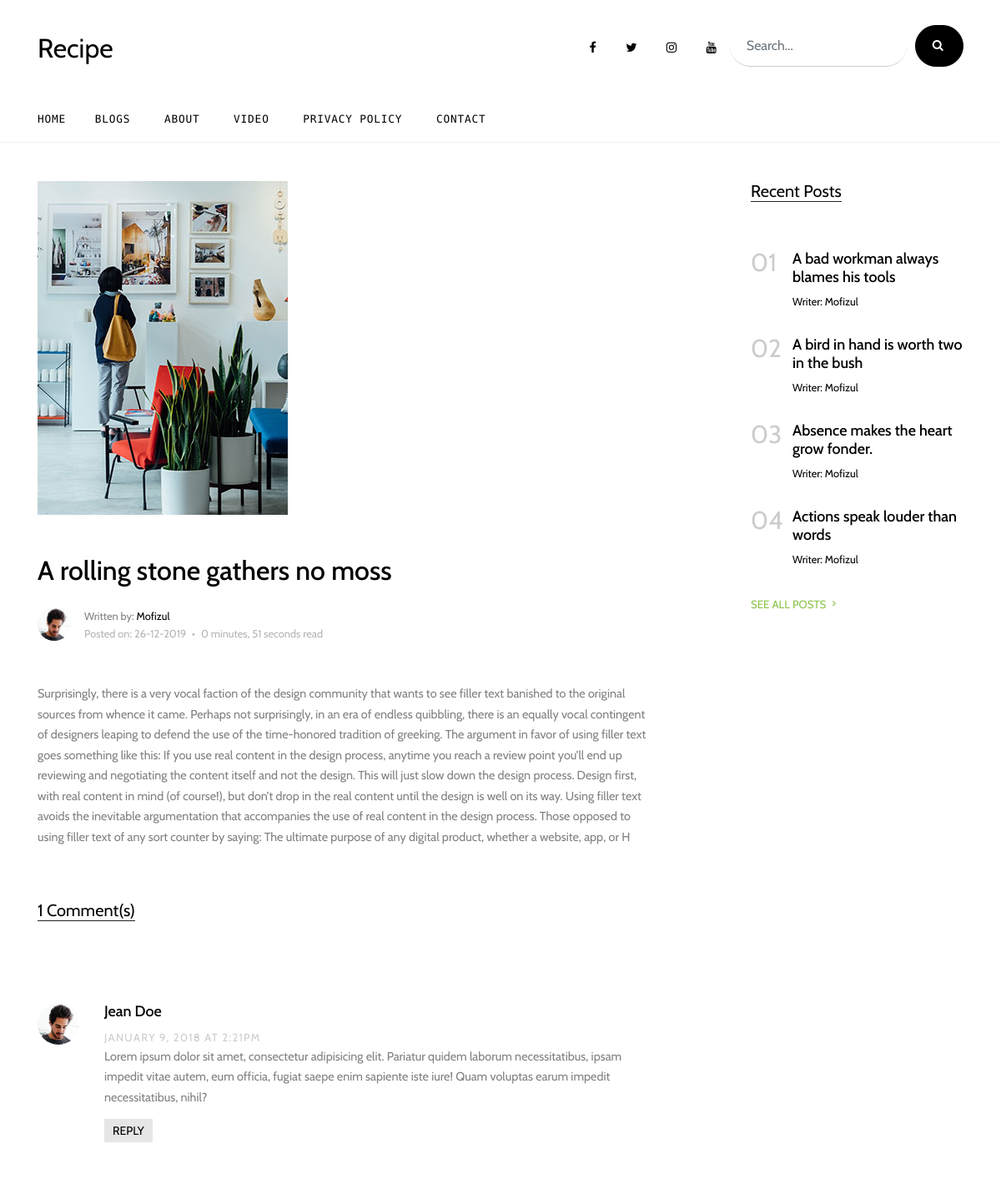
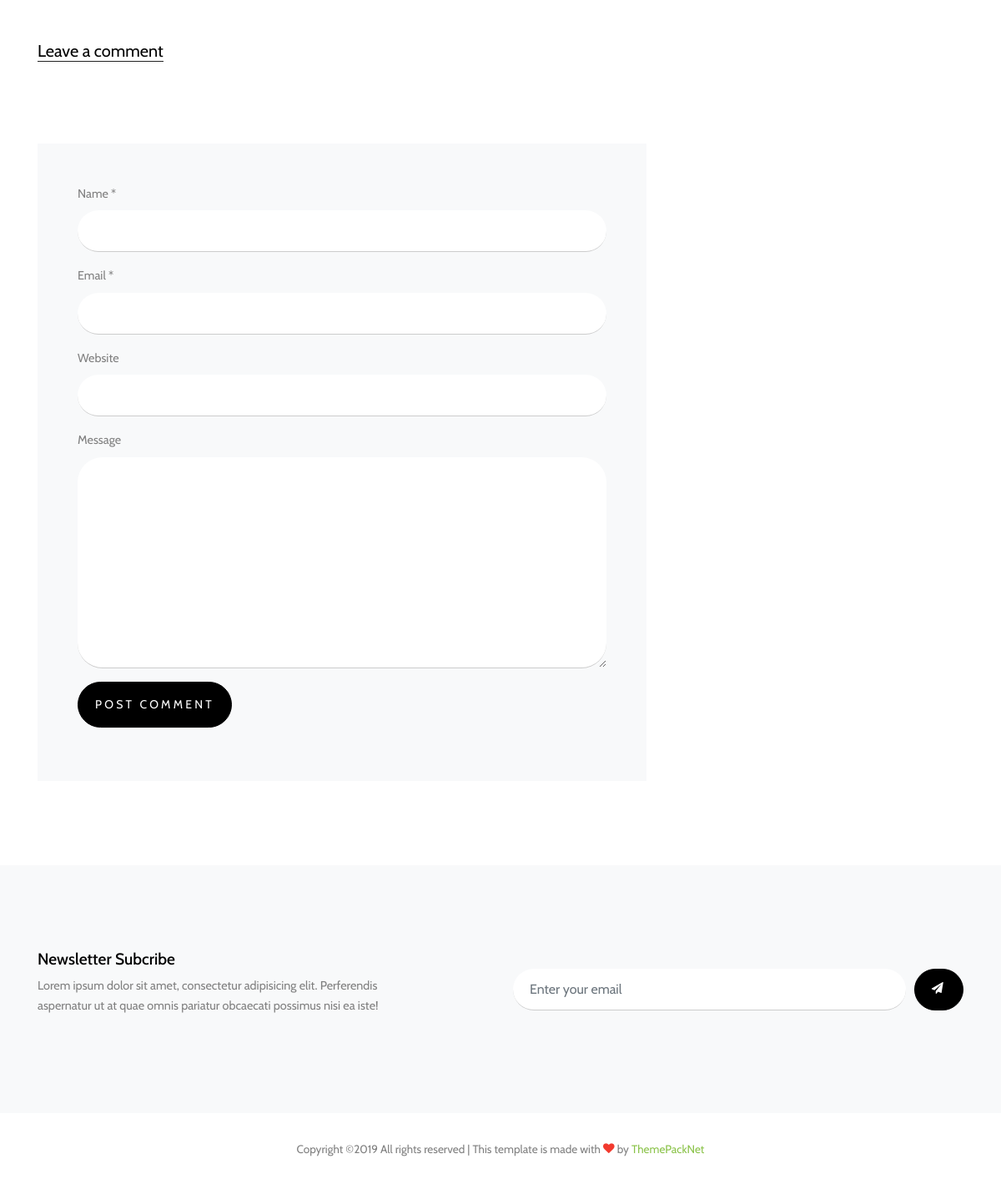
Screenshot of /post/view/a-rolling-stone-gathers-no-moss with the database file from the repository (2 pictures, top to bottom).
### tables this page shows
CREATE TABLE `logofav` (
  `id` int(11) NOT NULL,
  `logo` varchar(60) NOT NULL,
  `favicon` varchar(255) NOT NULL
);

CREATE TABLE `sociallinks` (
  `id` int(11) NOT NULL,
  `facebook` varchar(255) NOT NULL,
  `twitter` varchar(255) NOT NULL,
  `youtube` varchar(255) NOT NULL,
  `instagram` varchar(255) NOT NULL
);

CREATE TABLE `page` (
  `id` int(11) NOT NULL,
  `title` varchar(255) NOT NULL,
  `description` text NOT NULL,
  `slug` varchar(255) NOT NULL
);

CREATE TABLE `posts` (
  `id` int(11) NOT NULL,
  `title` varchar(255) NOT NULL,
  `description` varchar(1000) NOT NULL,
  `image` varchar(255) NOT NULL,
  `slug` varchar(1000) NOT NULL,
  `category_id` int(11) NOT NULL,
  `author` varchar(100) NOT NULL,
  `created_at` timestamp NOT NULL DEFAULT current_timestamp()
);

### application/controllers/Post.php (called while the page is built, shortened)
<?php
class Post extends CI_Controller
{
    public function view($slug)
    {
        $data['post'] = $this->post_model->getSinglePost($slug);
        $data['logotext'] = $this->general_model->getLogo();
        $data['socialLinks'] = $this->general_model->getSocial();
        $data['pages'] = $this->page_model->getPages();
        $data['posts'] = $this->post_model->getPosts();
        $this->load->view('post/view', $data);
    }
}

### index.php (called while the page is built, shortened)
<?php
require_once BASEPATH.'core/CodeIgniter.php';

### application/models/General_model.php (called while the page is built, shortened)
<?php
class General_model extends CI_Model{
    public function getLogo(){
        $query = $this->db->get_where('logofav');
        return $query->result_array();
    }
    public function getSocial(){
        $query = $this->db->get_where('sociallinks');
        return $query->result_array();
    }
}

### application/models/Page_model.php (called while the page is built, shortened)
<?php
class Page_model extends CI_Model
{
    public function getPages(){
        $this->db->from('page');
        return $this->db->get()->result_array();
    }
}

### application/models/Post_model.php (called while the page is built, shortened)
<?php
class Post_model extends CI_Model
{
    public function getPosts($limit = FALSE)
    {
        $this->db->select('
            categories.id AS category_id,
            categories.catname,
            posts.id,
            posts.title,
            posts.description,
            posts.image,
            posts.slug,
            posts.created_at,
            posts.author
        ');
        $this->db->order_by('posts.id', 'DESC');
        $this->db->from('posts');
        $this->db->join('categories', 'posts.category_id = categories.id');
        return $this->db->get()->result_array();
    }
    public function getSinglePost($slug)
    {
        $query = $this->db->get_where('posts', array('slug' => $slug));
        return $query->row_array();
    }
}

### application/views/post/view.php (the view, shortened to what this page needs)
<?php $this->load->view('templates/header'); ?>
<div class="site-section">
    <div class="container">
        <div class="row">
            <div class="col-lg-8 single-content">
                <p class="mb-5">
                    <img src="<?= base_url() ?>assets/images/<?= $post['image'] ?>" alt="Image" class="img-fluid">
                </p>
                <h1 class="mb-4">
                    <?= $post['title'] ?>
                </h1>
                <div class="post-meta d-flex mb-5">
                    <div class="bio-pic mr-3">
                        <img src="<?= base_url() ?>assets/images/person_1.jpg" alt="Image" class="img-fluidid">
                    </div>
                    <div class="vcard">
                        <span class="d-block">Written by: <a href="#"><?= $post['author'] ?></a></span>
                        <?php
                        $word = str_word_count(strip_tags($post['description']));
                        $m = floor($word / 200);
                        $s = floor($word % 200 / (200 / 60));
                        $est = $m . ' minute' . ($m == 1 ? '' : 's') . ', ' . $s . ' second' . ($s == 1 ? '' : 's');
                        ?>
                        <span class="date-read">Posted on: <?= date("d-m-Y", strtotime($post['created_at'])) ?> <span class="mx-1">&bullet;</span> <?= $est ?> read</span>
                    </div>
                </div>
                <?= $post['description'] ?>
                <div class="pt-5">
                    <div class="section-title">
                        <h2 class="mb-5">1 Comment(s)</h2>
                    </div>
                    <ul class="comment-list">
                        <li class="comment">
                            <div class="vcard bio">
                                <img src="<?= base_url() ?>assets/images/person_1.jpg" alt="Image placeholder">
                            </div>
                            <div class="comment-body">
                                <h3>Jean Doe</h3>
                                <div class="meta">January 9, 2018 at 2:21pm</div>
                                <p>Lorem ipsum dolor sit amet, consectetur adipisicing elit. Pariatur quidem laborum necessitatibus, ipsam impedit vitae autem, eum officia, fugiat saepe enim sapiente iste iure! Quam voluptas earum impedit necessitatibus, nihil?</p>
                                <p><a href="#" class="reply">Reply</a></p>
                            </div>
                        </li>
                    </ul>
                    <div class="comment-form-wrap pt-5">
                        <div class="section-title">
                            <h2 class="mb-5">Leave a comment</h2>
                        </div>
                        <form action="<?= base_url() ?>post/addcomment" method="post" class="p-5 bg-light">
                            <div class="form-group">
                                <label for="name">Name *</label>
                                <input type="text" class="form-control" id="name">
                            </div>
                            <div class="form-group">
                                <label for="email">Email *</label>
                                <input type="email" class="form-control" id="email">
                            </div>
                            <div class="form-group">
                                <label for="website">Website</label>
                                <input type="url" class="form-control" id="website">
                            </div>
                            <div class="form-group">
                                <label for="message">Message</label>
                                <textarea name="" id="message" cols="30" rows="10" class="form-control"></textarea>
                            </div>
                            <div class="form-group">
                                <input type="submit" value="Post Comment" class="btn btn-primary py-3">
                            </div>
                        </form>
                    </div>
                </div>
            </div>
            <div class="col-lg-3 ml-auto">
                <div class="section-title">
                    <h2>Recent Posts</h2>
                </div>
                <?php
                $i = 0;
                foreach (array_slice($posts, 0, 4) as $postr) {
                    $i++;
                ?>
                    <div class="trend-entry d-flex">
                        <div class="number align-self-start"><?= str_pad($i, 2, 0, STR_PAD_LEFT) ?></div>
                        <div class="trend-contents">
                            <h2><a href="<?= base_url() ?>post/view/<?= $postr['slug'] ?>"><?= $postr['title'] ?></a></h2>
                            <div class="post-meta">
                                <span class="d-block"><a href="#">Writer: <?= $postr['author'] ?></a></span>
                            </div>
                        </div>
                    </div>
                <?php } ?>
                <p>
                    <a href="<?= base_url() ?>post" class="more">See All Posts <span class="icon-keyboard_arrow_right"></span></a>
                </p>
            </div>
        </div>
    </div>
</div>

### application/views/templates/header.php (shortened to what this page needs)
<!DOCTYPE html>
<html lang="en">
<head>
    <link rel="stylesheet" href="<?= base_url() ?>assets/fonts/icomoon/style.css">
    <link rel="stylesheet" href="<?= base_url() ?>assets/css/bootstrap.min.css">
    <link rel="stylesheet" href="<?= base_url() ?>assets/css/jquery-ui.css">
    <link rel="stylesheet" href="<?= base_url() ?>assets/css/owl.carousel.min.css">
    <link rel="stylesheet" href="<?= base_url() ?>assets/css/owl.theme.default.min.css">
    <link rel="stylesheet" href="<?= base_url() ?>assets/css/owl.theme.default.min.css">
    <link rel="stylesheet" href="<?= base_url() ?>assets/css/jquery.fancybox.min.css">
    <link rel="stylesheet" href="<?= base_url() ?>assets/css/bootstrap-datepicker.css">
    <link rel="stylesheet" href="<?= base_url() ?>assets/fonts/flaticon/font/flaticon.css">
    <link rel="stylesheet" href="<?= base_url() ?>assets/css/aos.css">
    <link href="<?= base_url() ?>assets/css/jquery.mb.YTPlayer.min.css" media="all" rel="stylesheet" type="text/css">
    <link rel="stylesheet" href="<?= base_url() ?>assets/css/style.css">
</head>
<body data-spy="scroll" data-target=".site-navbar-target" data-offset="300">
    <div class="site-wrap">
        <div class="header-top">
            <div class="container">
                <div class="row align-items-center">
                    <div class="col-12 col-lg-6 d-flex">
                        <a href="<?= base_url() ?>" class="site-logo">
                            <?php foreach ($logotext as $row) : ?>
                                <?php echo $row['logo']; ?>
                            <?php endforeach; ?>
                        </a>
                    </div>
                    <div class="col-12 col-lg-6 ml-auto d-flex">
                        <div class="ml-md-auto top-social d-none d-lg-inline-block">
                            <?php foreach ($socialLinks as $socialLink) : ?>
                                <?php if ($socialLink['facebook']) : ?>
                                    <a href="<?php echo $socialLink['facebook'] ?>" class="d-inline-block p-3"><span class="icon-facebook"></span></a>
                                <?php endif; ?>
                                <?php if ($socialLink['twitter']) : ?>
                                    <a href="<?php echo $socialLink['twitter'] ?>" class="d-inline-block p-3"><span class="icon-twitter"></span></a>
                                <?php endif; ?>
                                <?php if ($socialLink['instagram']) : ?>
                                    <a href="<?php echo $socialLink['instagram'] ?>" class="d-inline-block p-3"><span class="icon-instagram"></span></a>
                                <?php endif; ?>
                                <?php if ($socialLink['youtube']) : ?>
                                    <a href="<?php echo $socialLink['youtube'] ?>" class="d-inline-block p-3"><span class="icon-youtube"></span></a>
                                <?php endif; ?>
                            <?php endforeach; ?>
                        </div>
                        <form action="#" class="search-form d-inline-block">
                            <div class="d-flex">
                                <input type="email" class="form-control" placeholder="Search...">
                                <button type="submit" class="btn btn-secondary"><span class="icon-search"></span></button>
                            </div>
                        </form>
                    </div>
                </div>
            </div>
            <div class="site-navbar py-2 js-sticky-header site-navbar-target d-none pl-0 d-lg-block" role="banner">
                <div class="container">
                    <div class="d-flex align-items-center">
                        <div class="mr-auto">
                            <nav class="site-navigation position-relative text-right" role="navigation">
                                <ul class="site-menu main-menu js-clone-nav mr-auto d-none pl-0 d-lg-block">
                                    <li class="active">
                                        <a href="<?= base_url() ?>" class="nav-link text-left">Home</a>
                                    </li>
                                    <li>
                                        <a href="<?= base_url() ?>post" class="nav-link text-left">Blogs</a>
                                    </li>
                                    <?php foreach ($pages as $page) : ?>
                                        <li>
                                            <a href="<?= base_url() ?>page/view/<?= $page['slug'] ?>" class="nav-link text-left"><?= $page['title'] ?></a>
                                        </li>
                                    <?php endforeach; ?>
                                    <li><a href="<?= base_url() ?>contact" class="nav-link text-left">Contact</a></li>
                                </ul>
                            </nav>
                        </div>
                    </div>
                </div>
            </div>
        </div>

### rows the page displays
logofav: logo "Recipe"
page: title "ABOUT"
page: title "VIDEO"
page: title "PRIVACY POLICY"
posts: image (picture), title "A rolling stone gathers no moss", author "Mofizul", created_at "26-12-2019", description "0 minutes, 51 seconds", description "Surprisingly, there is a very vocal faction of the design community that wants to see filler text banished to the original sources from whence it came. Perhaps not surprisingly, in an era of endless quibbling, there is an equally vocal contingent of designers leaping to defend the use of the time-honored tradition of greeking. The argument in favor of using filler text goes something like this: If you use real content in the design process, anytime you reach a review point you’ll end up reviewing and negotiating the content itself and not the design. This will just slow down the design process. Design first, with real content in mind (of course!), but don’t drop in the real content until…"
posts: i "01", title "A bad workman always blames his tools", author "Mofizul"
posts: i "02", title "A bird in hand is worth two in the bush", author "Mofizul"
posts: i "03", title "Absence makes the heart grow fonder.", author "Mofizul"
posts: i "04", title "Actions speak louder than words", author "Mofizul"
